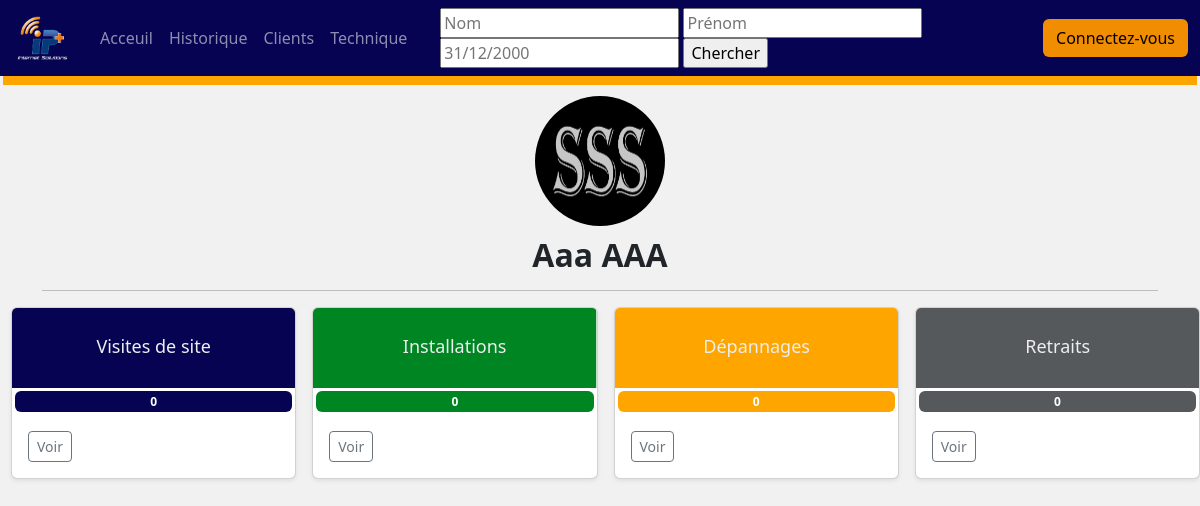
The app's page /info/10, older data.
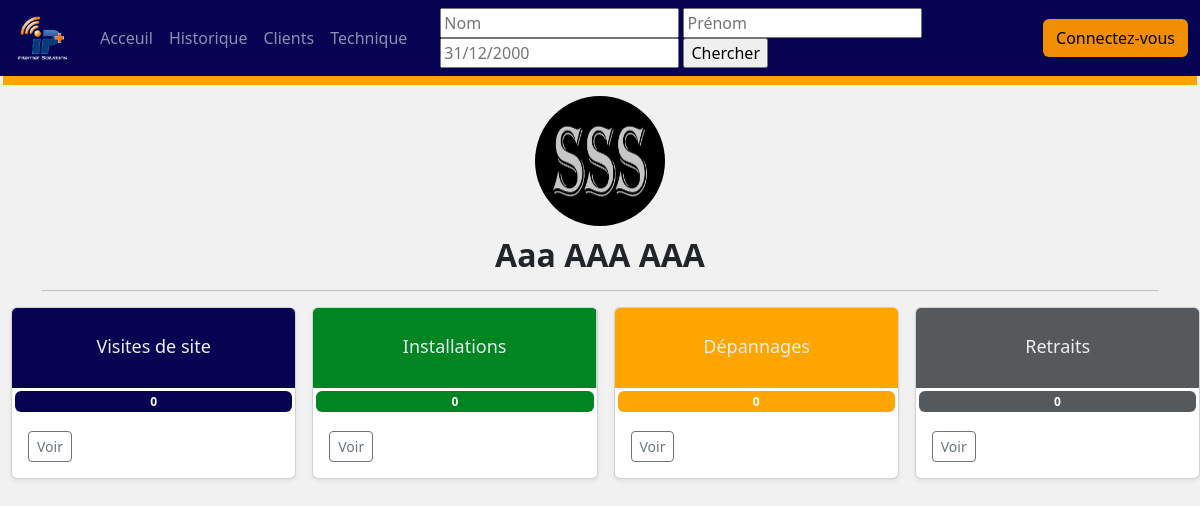
The same page, newer data.
### home/models.py (models this page shows)
class Employe(models.Model):
    choix = [
        ('DG', 'Directeur Générale'),
        ('DAF', 'Directeur Affaire Financière'),
        ('DT', 'Directeur Technique'),
        ('Ingénieur', 'Ingénieur'),
        ('Technicien', 'Technicien'),
        ('Commercial', 'Commercial'),
    ]
    first_name = models.CharField(max_length=30)
    last_name = models.CharField(max_length=40)
    job = models.CharField(max_length=20,choices=choix,default='Technicien')
    phone_number = models.IntegerField()
    leave = models.BooleanField(default=False)
    profil = models.ImageField(upload_to='profil',null=True,blank=True)
    def __str__(self):
        return f'{self.first_name} {self.last_name.upper()}'

### home/views.py (the view)
# urls.py: path('info/<int:id>', views.infoActEmploy, name='infoActEmploy'),
def infoActEmploy(request,id=0):
    context={'form':Personform()}
    temps=datetime.now()
    if request.method == 'POST':
        form = Personform(request.POST)
        if form.is_valid():
            nom=str(request.POST['last_name'])
            prenom=str(request.POST['first_name'])
            employe = False
            if nom != '':
                employe = Employe.objects.filter(last_name__icontains=nom)
            if prenom != '':
                employe = Employe.objects.filter(first_name__icontains=prenom)
            if employe:
                id=employe[0].id
            form_date = str(request.POST['date'])
            if form_date != "":
                temps = datetime.strptime(str(form_date), '%d/%m/%Y')
    else:
        context['form'] = Personform()
    if id == 0:
        context.update({
            'visites' : [],
            'nbr_visite' : 0,
            'installations' : [],
            'nbr_installation' : 0,
            'depannages' : [],
            'nbr_depannage' : 0,
            'retraits' : [],
            'nbr_retrait' : 0,
            'user' : "",
        })
    else :
        visite = Visite.objects.filter(employe__pk=id,date=temps)
        installation = Installation.objects.filter(employe__pk=id,date=temps)
        depannage = Depannage.objects.filter(employe__pk=id,date=temps)
        retrait = Retrait.objects.filter(employe__pk=id,date=temps)
        user = Employe.objects.filter(pk=id)
        context.update({
            'visites' : visite,
            'nbr_visite' : len(visite),
            'installations' : installation,
            'nbr_installation' : len(installation),
            'depannages' : depannage,
            'nbr_depannage' : len(depannage),
            'retraits' : retrait,
            'nbr_retrait' : len(retrait),
        })
        print(user)
        print(id)
        if user:
            context.update({'user' : user[0]})
        print(context)
    return render(request, 'home/infoActEmploy.html',context)

### home/forms.py
class Personform(forms.Form):
	last_name = 	forms.CharField(label="",max_length=100,required=False,widget= forms.TextInput(attrs={'placeholder':'Nom'}))
	first_name = 	forms.CharField(label="",max_length=100,required=False,widget= forms.TextInput(attrs={'placeholder':'Prénom'}))
	date = forms.DateField(label="",input_formats=['%d/%m/%Y'],required=False,widget= forms.TextInput(attrs={'placeholder':'31/12/2000'}))

### home/templates/home/infoActEmploy.html (shortened to what this page needs)
{% extends './base.html' %}
{% load static %}
    {% block recherche %}
      <form method="POST">
          {{form}}
        <input type="submit" value="Chercher">
      </form>
    {% endblock %}
    {% block content %}
        <br><br><br><br>
            <div class="container team">
                    <div class="col ajust">
                        <img src={% if user.profil %} {{user.profil.url}} {% else %} {% static 'image/perso.png' %} {% endif %} class="profil">
                      <h2>{{ user.first_name | title  }} {{ user.last_name |upper }}</h2>
                    </div>
                    <hr>
                </div>
            <div class="album  gris">
              <div>
                <div class="row g-3" style="margin-left: 3px ;">
                  <div class="col-lg-3 col-12">
                    <div class="card shadow-sm">
                      <svg class="bd-placeholder-img card-img-top" width="100%" height="80" xmlns="http://www.w3.org/2000/svg" role="img" aria-label="Placeholder: Thumbnail" preserveAspectRatio="xMidYMid slice" focusable="false"><title>Placeholder</title><rect width="100%" height="100%" fill="#060452"/><text x="50%" y="50%" fill="#eceeef" dy=".3em">Visites de site<span class="badge bleu">{{nbr_visite}}</span></text></svg>
                      <div class="card-body">
                        <a href="{% url 'historique'%}#v"><button type="button" class="btn btn-sm btn-outline-secondary">Voir</button></a>
                      </div>
                    </div>
                  </div>
                  <div class="col-lg-3 col-12">
                    <div class="card shadow-sm">
                      <svg class="bd-placeholder-img card-img-top" width="100%" height="80" xmlns="http://www.w3.org/2000/svg" role="img" aria-label="Placeholder: Thumbnail" preserveAspectRatio="xMidYMid slice" focusable="false"><title>Placeholder</title><rect width="100%" height="100%" fill="#008523"/><text x="50%" y="50%" fill="#eceeef" dy=".3em">Installations<span class="badge vert">{{nbr_installation}}</span></text></svg>
                      <div class="card-body">
                        <a href="{% url 'historique'%}#i"><button type="button" class="btn btn-sm btn-outline-secondary">Voir</button></a>
                      </div>
                    </div>
                  </div>
                  <div class="col-lg-3 col-12">
                    <div class="card shadow-sm">
                      <svg class="bd-placeholder-img card-img-top" width="100%" height="80" xmlns="http://www.w3.org/2000/svg" role="img" aria-label="Placeholder: Thumbnail" preserveAspectRatio="xMidYMid slice" focusable="false"><title>Placeholder</title><rect width="100%" height="100%" fill="orange"/><text x="50%" y="50%" fill="#eceeef" dy=".3em">Dépannages<span class="badge orange">{{nbr_depannage}}</span></text></svg>
                      <div class="card-body">
                         <a href="{% url 'historique'%}#d"><button type="button" class="btn btn-sm btn-outline-secondary">Voir</button></a>
                      </div>
                    </div>
                  </div>
                  <div class="col-lg-3 col-12">
                    <div class="card shadow-sm">
                      <svg class="bd-placeholder-img card-img-top" width="100%" height="80" xmlns="http://www.w3.org/2000/svg" role="img" aria-label="Placeholder: Thumbnail" preserveAspectRatio="xMidYMid slice" focusable="false"><title>Placeholder</title><rect width="100%" height="100%" fill="#55595c"/><text x="50%" y="50%" fill="#eceeef" dy=".3em">Retraits<span class="badge rouge">{{nbr_retrait}}</span></text></svg>
                      <div class="card-body">
                        <a href="{% url 'historique'%}#r"><button type="button" class="btn btn-sm btn-outline-secondary">Voir</button></a>
                      </div>
                    </div>
                  </div>
                </div>
              </div>
            </div>
    {% endblock %}>

Row changes from the older to the newer data that the page shows:
changed Employe "Aaa": last_name "AAA" → "AAA AAA"
